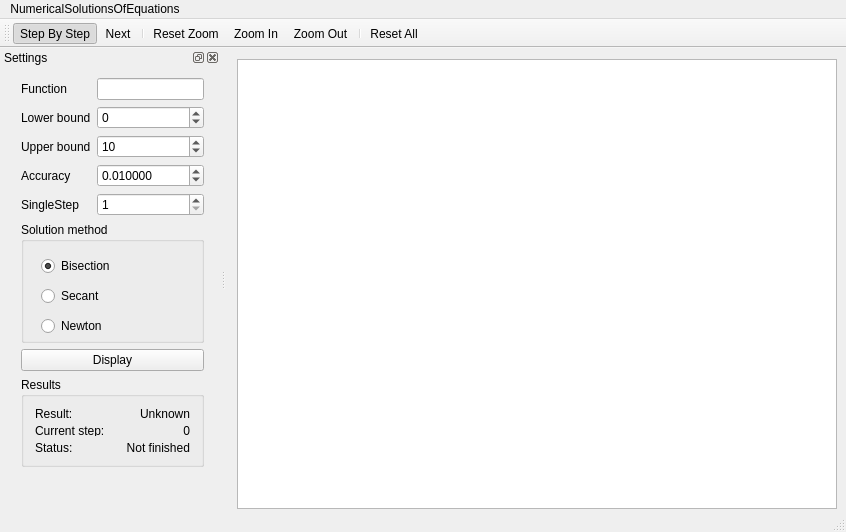
<?xml version="1.0" encoding="UTF-8"?>
<ui version="4.0">
 <class>MainWindow</class>
 <widget class="QMainWindow" name="MainWindow">
  <property name="geometry">
   <rect>
    <x>0</x>
    <y>0</y>
    <width>846</width>
    <height>532</height>
   </rect>
  </property>
  <property name="sizePolicy">
   <sizepolicy hsizetype="Minimum" vsizetype="Minimum">
    <horstretch>0</horstretch>
    <verstretch>0</verstretch>
   </sizepolicy>
  </property>
  <property name="windowTitle">
   <string>MainWindow</string>
  </property>
  <widget class="QWidget" name="centralWidget">
   <property name="enabled">
    <bool>true</bool>
   </property>
   <property name="sizePolicy">
    <sizepolicy hsizetype="Preferred" vsizetype="Preferred">
     <horstretch>0</horstretch>
     <verstretch>0</verstretch>
    </sizepolicy>
   </property>
   <property name="minimumSize">
    <size>
     <width>600</width>
     <height>450</height>
    </size>
   </property>
   <layout class="QVBoxLayout" name="verticalLayout_3">
    <item>
     <widget class="QChartView" name="chartView">
      <property name="sizePolicy">
       <sizepolicy hsizetype="Expanding" vsizetype="Expanding">
        <horstretch>0</horstretch>
        <verstretch>0</verstretch>
       </sizepolicy>
      </property>
      <property name="minimumSize">
       <size>
        <width>600</width>
        <height>450</height>
       </size>
      </property>
      <property name="sizeIncrement">
       <size>
        <width>0</width>
        <height>0</height>
       </size>
      </property>
      <property name="mouseTracking">
       <bool>true</bool>
      </property>
      <property name="sizeAdjustPolicy">
       <enum>QAbstractScrollArea::AdjustToContentsOnFirstShow</enum>
      </property>
      <property name="renderHints">
       <set>QPainter::HighQualityAntialiasing|QPainter::TextAntialiasing</set>
      </property>
     </widget>
    </item>
   </layout>
  </widget>
  <widget class="QMenuBar" name="menuBar">
   <property name="geometry">
    <rect>
     <x>0</x>
     <y>0</y>
     <width>846</width>
     <height>21</height>
    </rect>
   </property>
   <widget class="QMenu" name="menuNumericalSolutionsOfEquations">
    <property name="title">
     <string>NumericalSolutionsOfEquations</string>
    </property>
    <addaction name="actionAbout"/>
    <addaction name="actionAboutQt"/>
    <addaction name="separator"/>
    <addaction name="actionExit"/>
   </widget>
   <addaction name="menuNumericalSolutionsOfEquations"/>
  </widget>
  <widget class="QToolBar" name="mainToolBar">
   <attribute name="toolBarArea">
    <enum>TopToolBarArea</enum>
   </attribute>
   <attribute name="toolBarBreak">
    <bool>false</bool>
   </attribute>
   <addaction name="actionStepByStep"/>
   <addaction name="actionNext"/>
   <addaction name="separator"/>
   <addaction name="actionResetZoom"/>
   <addaction name="actionZoomIn"/>
   <addaction name="actionZoomOut"/>
   <addaction name="separator"/>
   <addaction name="actionReset"/>
  </widget>
  <widget class="QStatusBar" name="statusBar"/>
  <widget class="QDockWidget" name="dockWidget">
   <property name="sizePolicy">
    <sizepolicy hsizetype="Fixed" vsizetype="Fixed">
     <horstretch>0</horstretch>
     <verstretch>0</verstretch>
    </sizepolicy>
   </property>
   <property name="minimumSize">
    <size>
     <width>220</width>
     <height>100</height>
    </size>
   </property>
   <property name="windowTitle">
    <string>Settings</string>
   </property>
   <attribute name="dockWidgetArea">
    <number>1</number>
   </attribute>
   <widget class="QWidget" name="dockWidgetContent">
    <widget class="QWidget" name="verticalLayoutWidget">
     <property name="geometry">
      <rect>
       <x>10</x>
       <y>0</y>
       <width>205</width>
       <height>411</height>
      </rect>
     </property>
     <layout class="QVBoxLayout" name="verticalLayout">
      <item>
       <layout class="QFormLayout" name="formLayout">
        <property name="horizontalSpacing">
         <number>6</number>
        </property>
        <item row="0" column="0">
         <widget class="QLabel" name="functionLabel">
          <property name="text">
           <string>Function</string>
          </property>
         </widget>
        </item>
        <item row="0" column="1">
         <widget class="QLineEdit" name="function">
          <property name="text">
           <string/>
          </property>
         </widget>
        </item>
        <item row="1" column="0">
         <widget class="QLabel" name="lbLabel">
          <property name="text">
           <string>Lower bound</string>
          </property>
         </widget>
        </item>
        <item row="1" column="1">
         <widget class="QSpinBox" name="lbSpinBox">
          <property name="minimum">
           <number>-999999999</number>
          </property>
          <property name="maximum">
           <number>999999999</number>
          </property>
          <property name="singleStep">
           <number>1</number>
          </property>
         </widget>
        </item>
        <item row="2" column="0">
         <widget class="QLabel" name="ubLabel">
          <property name="text">
           <string>Upper bound</string>
          </property>
         </widget>
        </item>
        <item row="2" column="1">
         <widget class="QSpinBox" name="ubSpinBox">
          <property name="minimum">
           <number>-999999999</number>
          </property>
          <property name="maximum">
           <number>999999999</number>
          </property>
          <property name="singleStep">
           <number>1</number>
          </property>
          <property name="value">
           <number>10</number>
          </property>
         </widget>
        </item>
        <item row="3" column="0">
         <widget class="QLabel" name="accuracyLabel">
          <property name="text">
           <string>Accuracy</string>
          </property>
         </widget>
        </item>
        <item row="4" column="0">
         <widget class="QLabel" name="singleStepLabel">
          <property name="text">
           <string>SingleStep</string>
          </property>
         </widget>
        </item>
        <item row="4" column="1">
         <widget class="QSpinBox" name="singleStepSpinBox">
          <property name="minimum">
           <number>1</number>
          </property>
          <property name="maximum">
           <number>300</number>
          </property>
          <property name="value">
           <number>1</number>
          </property>
         </widget>
        </item>
        <item row="3" column="1">
         <widget class="QDoubleSpinBox" name="accuracyDoubleSpinBox">
          <property name="decimals">
           <number>6</number>
          </property>
          <property name="minimum">
           <double>0.000010000000000</double>
          </property>
          <property name="maximum">
           <double>10.000000000000000</double>
          </property>
          <property name="singleStep">
           <double>0.001000000000000</double>
          </property>
          <property name="value">
           <double>0.010000000000000</double>
          </property>
         </widget>
        </item>
       </layout>
      </item>
      <item>
       <widget class="QGroupBox" name="radioButtons">
        <property name="title">
         <string>Solution method</string>
        </property>
        <widget class="QWidget" name="verticalLayoutWidget_2">
         <property name="geometry">
          <rect>
           <x>9</x>
           <y>19</y>
           <width>181</width>
           <height>111</height>
          </rect>
         </property>
         <layout class="QVBoxLayout" name="rdLayout">
          <item>
           <widget class="QRadioButton" name="bisectionRB">
            <property name="text">
             <string>Bisection</string>
            </property>
            <property name="checked">
             <bool>true</bool>
            </property>
           </widget>
          </item>
          <item>
           <widget class="QRadioButton" name="secantRB">
            <property name="text">
             <string>Secant</string>
            </property>
           </widget>
          </item>
          <item>
           <widget class="QRadioButton" name="newtonRB">
            <property name="text">
             <string>Newton</string>
            </property>
           </widget>
          </item>
         </layout>
        </widget>
       </widget>
      </item>
      <item>
       <widget class="QPushButton" name="displayButton">
        <property name="text">
         <string>Display</string>
        </property>
       </widget>
      </item>
      <item>
       <widget class="QGroupBox" name="resultsBox">
        <property name="maximumSize">
         <size>
          <width>16777215</width>
          <height>90</height>
         </size>
        </property>
        <property name="title">
         <string>Results</string>
        </property>
        <layout class="QFormLayout" name="formLayout_2">
         <item row="0" column="0">
          <widget class="QLabel" name="resultTextLabel">
           <property name="text">
            <string>Result:</string>
           </property>
          </widget>
         </item>
         <item row="0" column="1">
          <widget class="QLabel" name="resultLabel">
           <property name="text">
            <string>Unknown</string>
           </property>
           <property name="alignment">
            <set>Qt::AlignRight|Qt::AlignTrailing|Qt::AlignVCenter</set>
           </property>
          </widget>
         </item>
         <item row="1" column="0">
          <widget class="QLabel" name="currentStepTextLabel">
           <property name="text">
            <string>Current step:</string>
           </property>
          </widget>
         </item>
         <item row="1" column="1">
          <widget class="QLabel" name="currentStepLabel">
           <property name="text">
            <string>0</string>
           </property>
           <property name="alignment">
            <set>Qt::AlignRight|Qt::AlignTrailing|Qt::AlignVCenter</set>
           </property>
          </widget>
         </item>
         <item row="2" column="1">
          <widget class="QLabel" name="statusLabel">
           <property name="layoutDirection">
            <enum>Qt::LeftToRight</enum>
           </property>
           <property name="text">
            <string>Not finished</string>
           </property>
           <property name="alignment">
            <set>Qt::AlignRight|Qt::AlignTrailing|Qt::AlignVCenter</set>
           </property>
          </widget>
         </item>
         <item row="2" column="0">
          <widget class="QLabel" name="statusTextLabel">
           <property name="text">
            <string>Status:</string>
           </property>
          </widget>
         </item>
        </layout>
       </widget>
      </item>
     </layout>
    </widget>
   </widget>
  </widget>
  <action name="actionExit">
   <property name="text">
    <string>Exit</string>
   </property>
  </action>
  <action name="actionNext">
   <property name="text">
    <string>Next</string>
   </property>
   <property name="shortcut">
    <string>Right</string>
   </property>
  </action>
  <action name="actionAbout">
   <property name="text">
    <string>About</string>
   </property>
  </action>
  <action name="actionZoomIn">
   <property name="text">
    <string>Zoom In</string>
   </property>
   <property name="shortcut">
    <string>Ctrl++</string>
   </property>
  </action>
  <action name="actionZoomOut">
   <property name="text">
    <string>Zoom Out</string>
   </property>
   <property name="shortcut">
    <string>Ctrl+-</string>
   </property>
  </action>
  <action name="actionResetZoom">
   <property name="text">
    <string>Reset Zoom</string>
   </property>
  </action>
  <action name="actionReset">
   <property name="text">
    <string>Reset All</string>
   </property>
   <property name="toolTip">
    <string>Reset All</string>
   </property>
  </action>
  <action name="actionStepByStep">
   <property name="checkable">
    <bool>true</bool>
   </property>
   <property name="checked">
    <bool>true</bool>
   </property>
   <property name="text">
    <string>Step By Step</string>
   </property>
  </action>
  <action name="actionAboutQt">
   <property name="text">
    <string>About Qt</string>
   </property>
  </action>
 </widget>
 <layoutdefault spacing="6" margin="11"/>
 <customwidgets>
  <customwidget>
   <class>QChartView</class>
   <extends>QGraphicsView</extends>
   <header>QtCharts</header>
  </customwidget>
 </customwidgets>
 <resources/>
 <connections/>
</ui>
